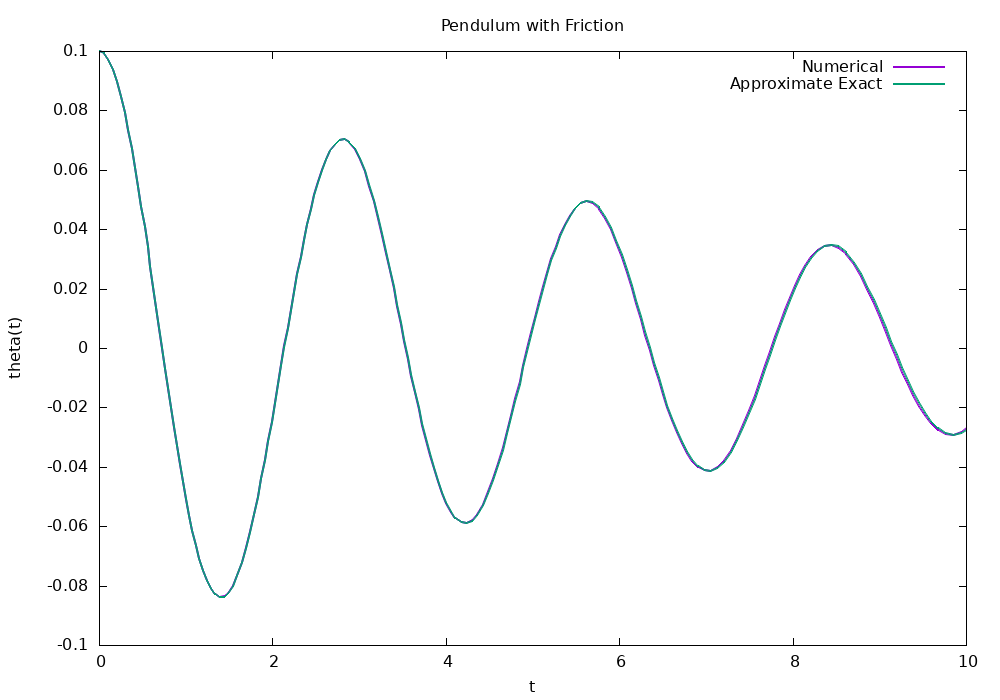

The gnuplot source for this figure:
set terminal png size 1000,700
set output 'pendulum.png'

set title 'Pendulum with Friction'
set xlabel 't'
set ylabel 'theta(t)'

plot \
'pendulum_data.txt' using 1:2 with lines lw 2 title 'Numerical', \
'pendulum_data.txt' using 1:3 with lines lw 2 title 'Approximate Exact'
